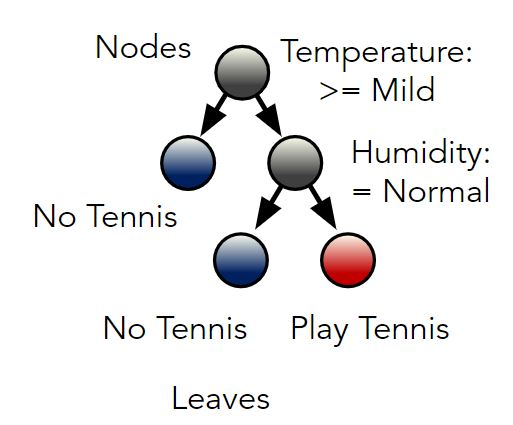
#> input picture Statistics/Machine Learning/Tree_decision & random forest/illustration_tennis.JPG, 513 x 425 px, found by its file name
$ jupyter execute --allow-errors Tree_decision.ipynb
#> lines starting #> are read from the running program, lines starting #| are printed output that depends on the picture
**Motivation.**

**`Decision tree classifiers`** are attractive models if we care about interpretability. As the name decision tree suggests, we can think of this model as breaking down our data by making decision based on asking a series of questions.

**Opening example.** Let's consider the `tennis_playing` problem again!

[cell 1]
import numpy as np
import pandas as pd
import matplotlib.pyplot as plt
from sklearn import neighbors, datasets
from sklearn.tree import DecisionTreeClassifier
from sklearn.model_selection import train_test_split
import io
import cv2
image = cv2.imread(r"C:\Users\Admin\Desktop\Nhan_pro\Data\illustration_tennis.jpg")
#> image is the input picture: shape (425, 513, 3); mean B, G, R 236.7, 236.5, 237.1

#> (the rest of this cell did not finish here and is left out)

During the **`Decision Tree's building`**, we must
- 1) `Select` a `feature` and `split` data into `binary tree`;
- 2) `Continue splitting` with `available features`.

In the this example,
- 1) We want to `predict` whether to `play tennis` based on the features: `"temperature"` and `"humidity"`
- 2) `Segment data` based on features to `predict result: "play tennis?"`
- 3) Trees that predict categorical results are `decision trees`

Based on the features in our training set, the decision tree model learns a series of questions to infer the class labels of the samples. For examle:
- If `x_1 (Temp) < t_1 (Mild)`; we will decide `No playing tennis`.
- If `x_1 >= t_1`; we consider the `humidity`;
- - If `x_2(Humdity) = High `, then `No tennis`
- - If not, then `play tennis`

Look at the illustration_image below!!

https://github.com/Nhan121/Lectures_notes-teaching-in-VN-/blob/master/Statistics/Machine%20Learning/Tree_decision%20%26%20random%20forest/illustration_tennis.JPG

- The nodes which displayed the `output` (for instance `No Tennis / Play Tennis`) is called the `leaf_nodes` or `terminal node`!
- The nodes which displayed the `questions` (such as `Humidity := Normal`) is called the `non-leaf node`!
- The first question: `Temperature: >= Mild` is called the `root node`

The `non-leaf nodes` usually have two or more `child nodes`. These `child nodes` can be either a `leaf node` or another `non-leaf node`.

`Child nodes` with the same parents are called `sibling nodes`.

***`If all non-leaf nodes have only two child nodes, we say that it is a binary decision tree.`***

All the `questions` in the `binary decision` tree can be considered as `True or False`. A `Decision trees` for which a leaf node has multiple child nodes can also be taken as a binary decision tree. This is achievable because almost the questions can be asked in the form of `T/ F questions`.

In this file; we will discuss the `Decision tree classifiers` in 3 cases of variables:
- ***Case 1***: See **`Example 1`**, all the features are `categorical-data` (mostly focus on the categorical), using the dataset: `tennis-weather`.
- ***Case 2***: See **`Example 2`**, all the features are `continuous-data` (mostly focus on the range of value or the interval), using `iris dataset`.
- ***Case 3***: See **`Example 3`**, the features are `categorical` and `continuous`, using `titanic dataset`

There are couple of algorithms there to build a decision tree
- 1) `ID3` (Iterative Dichotomiser 3). uses Entropy function and Information gain as metrics.
- 2) `CART`(or Classification and Regression Trees): uses `Gini` Index(Classification) as metric.

###  Algorithm.

To create a tree, we need to have a root node first and we know that nodes are features/attributes; such as outlook,temp,humidity and windy.

- 1) `Which one do we need to pick first`?? Determine the attribute that best classifies the training data; use this attribute at the root of the tree. Repeat this process at for each branch. This means we are performing top-down, greedy search through the space of possible decision trees.

- 2) `How do we choose the best attribute?` Use the attribute with the highest information gain in ID3
In order to define information gain precisely, we begin by defining a measure commonly used in information theory, called entropy that characterizes the (im)purity of an arbitrary collection of examples.

Hence, applying these metrics to the dataset to split the data (getting the `root node`); we have 4 steps.

- **1.compute the gini index for data-set**
- **2.for every attribute/feature:**
       i. `calculate gini index` for all categorical values
       ii. `take average information entropy` for the current attribute
       iii. `calculate the gini gain`
- **3. pick the best gini gain attribute.**
- **4. Repeat until we get the tree we desired.**

**What is entropy**. Entropy, sometimes referred to as Shannon entropy. `It is a measure of the amount of uncertainty (an impurity measure) in the dataset` $S = \lbrace x_1, \ldots, x_n \rbrace$, denoted $H(S)$, defined by

$$ H(S) = - \sum_{i=1}^n p_i \log(p_i) $$

where $p_i = P(x = x_i) \in [0, 1]$ and noting that :

$$\sum_{i=1}^n p_i = 1 \text{ and }  0 \log(0) = 0. $$

For example, in the binary classification problem (`n = 2`), we have
$$ H(S) = p \log p + (1 - p) \log (1- p), \quad \forall p \in [0, 1]. $$
- If all examples are positive or all are negative then entropy will be zero i.e, low.
- If half of the examples are of positive class and half are of negative class then entropy is one i.e, high.

[cell 2]
def shanon_entropy2(p):
    if (p == 0):
        H = 0
    else:
        H = -(p*np.log(p) + (1-p)*np.log(1-p))
    return H

t = np.linspace(0.01, 0.99, 100)
f = [shanon_entropy2(x) for x in t]
plt.plot(t, f)
plt.xlabel("$p$")
plt.ylabel("H(S)")
plt.title("$H(S) = p \log (p) + (1 - p) \log (1- p)$")
plt.show()
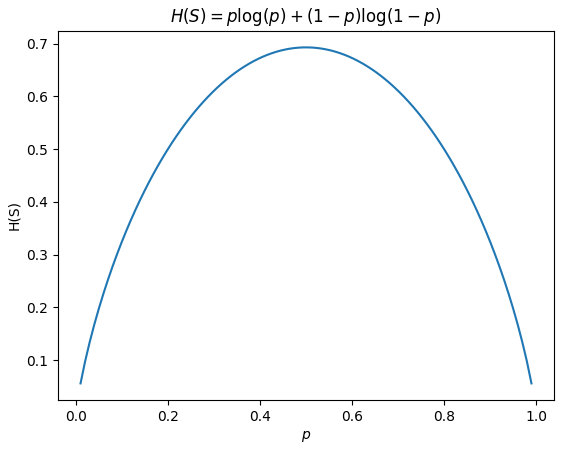
#> figure drawn by matplotlib, 1 panel; curve peaks at x = 0.495, y = 0.693

**What is `Information Gain (IG)`.**  A `IG` is the measure of the different entropy from before to after the set $S$ is split on an attribute/ feature $x$, that meant `how much uncertainly in` $S$ was reduced after spliting the set $S$ on $x$. Denoted $IG(x, S)$

In particularly, if
- There are $K-$ class $C_1, \ldots C_K$ and suppose that we are working on a `non-leaf node` with the `data-points` formed a set $S$ with $\vert S \vert = N$.
- For each $k$, the class $C_k$ has $N_k$ elements; and hence
$$ N = \sum_{k=1}^K N_k \text{ and } p_k = P(x \in C_k) = \dfrac{N_k}{N} $$
and now then the entropy on $S$ became

$$ H(S) = - \sum_{k=1}^K \dfrac{N_k}{N} \log \left( \dfrac{N_k}{N} \right) $$

- Next, suppose that the `selected feature` be $x$, then the data-point on $S$ will be separated into $J$ `child node` $S_1, S_2, \ldots, S_J$ with $\vert S_{j} \vert = m_{j}$, we define

$$ H(x, S) = \sum_{j=1}^J \dfrac{m_j}{N} H(S_j) $$

Then,
$$ IG(A, S) = H(S) - H(s, S) $$

In `ID3 algorithm`, we choose $x$ such that
$$ x^{*} = \underset{x}{\text{argmax}} IG(x, S) = \underset{x}{\text{argmin}} H(x, S). $$

**What is gini index?** `Gini index or Gini impurity` can be understood as a criterion to minimize the probability of `misclassification`, denoted $I_G(x)$ and defined by
$$ I_G(S) = \sum_{i =1}^n p(i | S) \left( 1 - p(i| x) \right) = 1 - \sum_{i =1}^n p^2(i | S)$$

where $ p(i | S)$ is the proportion of the samples that belong to class $i$ for a particular `node` $S$.

The Gini impurity is maximal if the classes are perfectly mixed.

For example, in a binary class setting (`n = 2`) and suppose that the classes are distributed uniformly with $ p(i = 1 | S) =  p(i = 0 | S) = 0.5 $, then

$$ I_G(S) = 1 - \sum_{i=1}^2 0.5^2 = 0.5. $$

**Example 1.** Make a `decision tree` the predict on the whole dataset `tennis-weather`.

#> (a cell that did not finish here is left out)

#> (a cell that did not finish here is left out)

#> (a cell that did not finish here is left out)

[cell 6]
tree = DecisionTreeClassifier(criterion = 'gini',
                              max_depth = 4,
                              random_state = 1)
#> (the rest of this cell did not finish here and is left out)

[cell 7]
from sklearn.metrics import accuracy_score

#> (the rest of this cell did not finish here and is left out)

Now, we will see the `diagram`

[cell 8]
accs = []

#> (the rest of this cell did not finish here and is left out)

To get the `plot of tree_decision` in the link below: https://github.com/Nhan121/Lectures_notes-teaching-in-VN-/blob/master/Statistics/Machine%20Learning/Tree_decision%20%26%20random%20forest/dtree_tennis.png

we can run the following code

[cell 9]
""" Note: install these packages
                                    !pip install graphviz
                                    !pip install pydotplus
before running the following code
"""
import graphviz
from pydotplus import graph_from_dot_data
from sklearn.tree import export_graphviz

clf = DecisionTreeClassifier(max_depth=4,  criterion = 'gini', min_samples_split= 2)
#> (the rest of this cell did not finish here and is left out)

Now, we will explain step_by_step the detail of this algorithm for the preceding `decision tree`!!

Look at the `Play tennis` in this example; we have `5` times the `respone = "No"` and `9` for `"Yes"`. The `entropy` and the `gini index` at this `root node` $S$ are calculated by
$$ H(S) = -\dfrac{5}{14} \log \left( \dfrac{5}{14} \right) - \dfrac{9}{14} \log \left( \dfrac{9}{14} \right) \approx 0.65 $$
and
$$ I_G(S) = \dfrac{5}{14} \left( 1 - \dfrac{5}{14} \right) + \dfrac{9}{14} \left( 1 - \dfrac{9}{14} \right) \approx 0.4592 $$

Therefore, the `root node` must be `out look`. Indeed, based on the maximizing of the `information gain` $IG(x, S)$ (also the minimizing of $H(x, S)$) where $x$ can be `outlook, temperature, humidity` and `windy`. Indeed

- For $x =$ `outlook`, there are 3 `child nodes`; denoted by  $S_{\text{sunny}}, S_{\text{overcast}}, S_{\text{rainy}}$. Look at the tables in the link below.
https://github.com/Nhan121/Lectures_notes-teaching-in-VN-/blob/master/Statistics/Machine%20Learning/Tree_decision%20%26%20random%20forest/tab.JPG , then

$$ H(S_{\text{sunny}}) = H(S_{\text{rainy}}) = -\dfrac{2}{5} \log \left( \frac{2}{5} \right) -\dfrac{3}{5} \log \left( \frac{3}{5} \right) \approx 0.673, \text{ and } H(S_{\text{overcast}}) = 0, $$

so,
$$ \begin{array}{ccl} H\left( x = \text{outlook}, S \right) &=& \dfrac{\vert S_{\text{sunny}} \vert}{N} H\left( S_{\text{sunny}} \right) + \dfrac{\vert S_{\text{rainy}} \vert}{N} H\left( S_{\text{rainy}} \right) + \dfrac{\vert S_{\text{overcast}} \vert}{N} H\left( S_{\text{overcast}} \right) \\ & = & \dfrac{5}{14} H\left( S_{\text{sunny}} \right) + \dfrac{5}{14} H\left( S_{\text{rainy}} \right) + \dfrac{4}{14} H\left( S_{\text{overcast}} \right) \approx 0.48. \end{array} $$

[cell 10]
## verify the entropy values above

shanon_entropy2(5/14), shanon_entropy2(2/5)

- For $x =$ `temperature`, there are 3 `child nodes`; denoted by  $S_{\text{hot}}, S_{\text{mild}}, S_{\text{cool}}$; do the same thing and we obtain

$$ \begin{array}{ccl} H\left( x = \text{temperature}, S \right) &=& \dfrac{\vert S_{\text{hot}} \vert}{N} H\left( S_{\text{hot}} \right) + \dfrac{\vert S_{\text{mild}} \vert}{N} H\left( S_{\text{mild}} \right) + \dfrac{\vert S_{\text{cool}} \vert}{N} H\left( S_{\text{cool}} \right) \\ & \approx & \dfrac{4}{14} \times 0.693 + \dfrac{6}{14} \times 0.637 + \dfrac{4}{14} \times 0.562 \approx 0.631. \end{array} $$

- Likewise, we obtain
$$ H\left( x = \text{humidity}, S \right) \approx 0.547  ,\text{ and } H\left( x = \text{windy}, S \right) \approx 0.618 $$

So

$$ \text{outlook} = \underset{x}{\text{argmin}} H(x, S)$$

the `root node` $x^{*}$ here must be `outlook` ($H(x, S) \approx 0.48$).

[cell 11]
## Define the gini index for the binary classification

def gini(p):
    return (p)*(1 - (p)) + (1 - p)*(1 - (1-p))

We had started with 14 samples at the root and split them into two child nodes with `5("No")` and `9("Yes")` samples, the `gini_index` is about `0.459`. At the `root node` we using the **`outlook_overcast <= 0.5`** (`binary` feature since we used **`pd.get_dummies`**, all features of our dataset become the `binary-feature`) or $x^{*} = $ { `outlook = "overcast"`} (contains only the class `"Yes"`)

After the `first split`, repeat the same thing for sub-trees, we will obtain the next `node` be `humidity` and we can see that :
- In the `right child node : outlook == "overcast"` is only contains samples from the `play = "Yes"` class and the `Gini Impurity`
$$ I_G = \dfrac{0}{4} \left( 1 - \dfrac{0}{4} \right) + \dfrac{4}{4} \left( 1 - \dfrac{4}{4} \right) = 0.$$

- In the `left child note` (that is `outlook != "overcast"`), there are 10 samples and observe that
$$ P\left( \text{"high" & "not overcast"} \vert \text{"No"}  \right) = \frac{4}{5} = 0.8,  $$
$$ P\left( \text{"normal" & "not overcast"} \vert \text{"No"}  \right) = \frac{1}{5} = 0.2  $$

Since there are `5` observations in `Humidity = "High"` at this `node` then the `gini index` be
$$ I_G = \dfrac{5}{10} \left( 1 - \dfrac{5}{10} \right) + \dfrac{5}{10} \left( 1 - \dfrac{5}{10} \right) = 0.5. $$
in this case!

- By the similar calculation; we obtain the rest of the `decision tree.`

[cell 12]
## Verify the gini-indexes above

gini(0), gini(5/10)

[cell 13]
train_accs = []
test_accs = []
#> (the rest of this cell did not finish here and is left out)

Although the preceding figure (for `tennis_weather.csv`) illustrates the concept of a decision tree based on categorical variables, the same concept applies if our features are real numbers, like in the Iris dataset.

**Example 2.** We could simply define a `cut-off` value along the sepal width feature axis and ask a binary question.

[cell 14]
from sklearn.datasets import *

cancer = load_breast_cancer()
X, y = cancer.data, cancer.target

[cell 15]
clf = DecisionTreeClassifier(max_depth = 10,  criterion = 'gini',
                             min_samples_split= 2)

clf.fit(cancer.data, cancer.target)

dot_data = export_graphviz(clf,  filled=True,
                  rounded=True,
                  feature_names = cancer.feature_names, class_names = ["malignant", "benign"])


#> (the rest of this cell did not finish here and is left out)

https://github.com/Nhan121/Lectures_notes-teaching-in-VN-/blob/master/Statistics/Machine%20Learning/Tree_decision%20%26%20random%20forest/dtree_cancer.png

By considering the maximizing value of `information gain` or minimizing value of $H(x, S)$ again, (similar to the explaination "*why choosing* `outlook` *be the* `root node`" in **Example 1**); we also get the `root node` now be `worst-radius` in this example.

Again by calculation the `gini_index` then looking at the `decision tree` figure, we can now nicely trace back the splits that the decision tree determined from our dataset. For instance, we have `212` samples of `benign` and `317` case of `malignant` so the `gini-index` is about `0.468`

Next, we started with `569` samples at the root and split them into `2 child nodes` with `190` and `379` samples, using the `worst-radius cut-off ≤ 16.795`. Hence, after the first split
- The `gini-index` at the `right child node` is about `0.109` because there are `179` observations (the totall be `190`) has the `mean_texture ≤ 16.11`
- Likewise, in the `left child node`, there are `33` observations (of `379`) has `worst concave point ≤ 0.136` leads the `gini index` is about `0.159`.

Do the same thing until the `depth = 10`.

[cell 16]
## Check the gini index again!

gini(212/569), gini(179/190), gini(33/379)

In the example1; the sample_size = 14; it is not enough to reflect a `testing_accuaracy` is good or not! But in this example; we will take a look to study the `testing_acccuarcy` and this model can be make `overfiting or not`?

[cell 17]
train_accs = []
test_accs = []
X_train, X_test, y_train, y_test = train_test_split(X, y, test_size = 0.33, random_state = 2)

for max_depth in range(1, 11):
    clf = DecisionTreeClassifier(max_depth = max_depth)
    clf.fit(X_train, y_train)
    train_accs.append(accuracy_score(y_train, clf.predict(X_train)))
    test_accs.append(accuracy_score(y_test, clf.predict(X_test)) )

plt.figure(figsize = (10, 5))
plt.plot(range(1, 11), train_accs, label = 'train_acc')
plt.plot(range(1, 11), test_accs, label = 'test_acc')
plt.legend()
plt.xlabel('max depth')
plt.ylabel("accuracy_score")
plt.show()
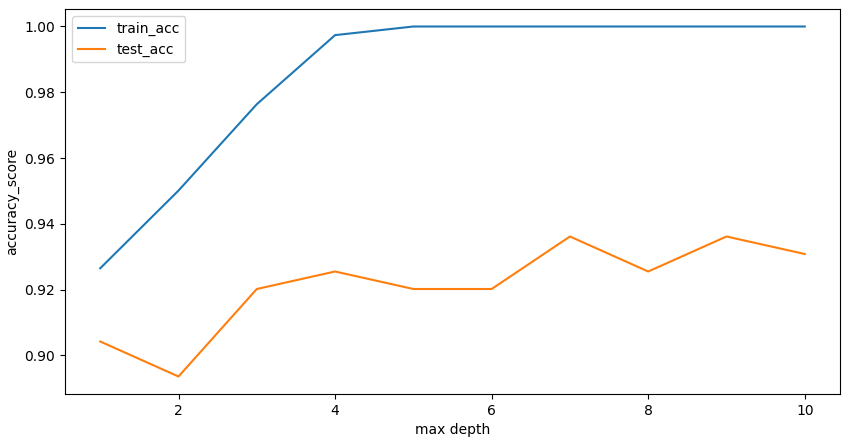
#> figure drawn by matplotlib, 1 panel; curve peaks at x = 5, y = 1; curve peaks at x = 7, y = 0.936
